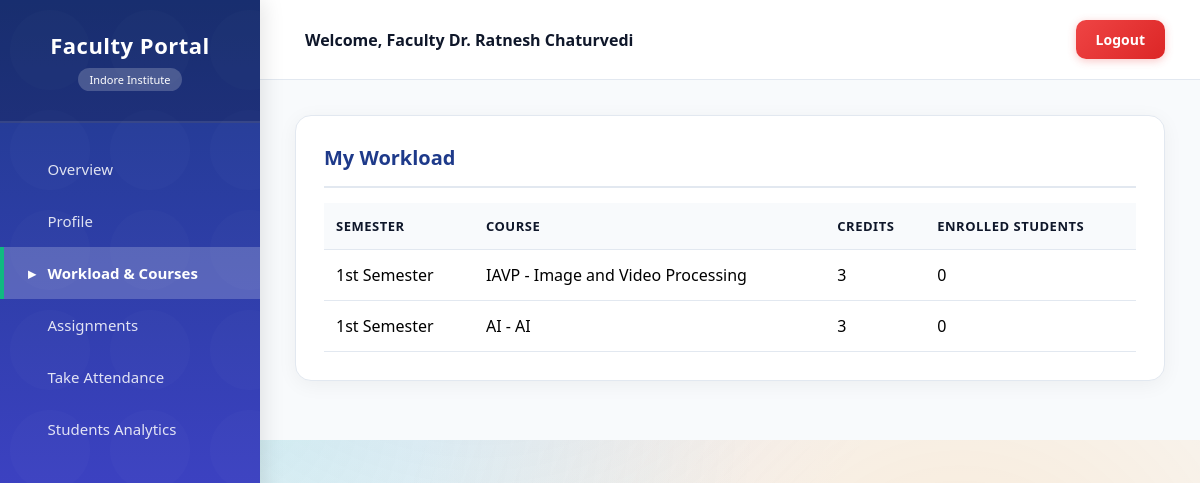
/faculty/dashboard/courses/, run on an earlier commit of the app's database.
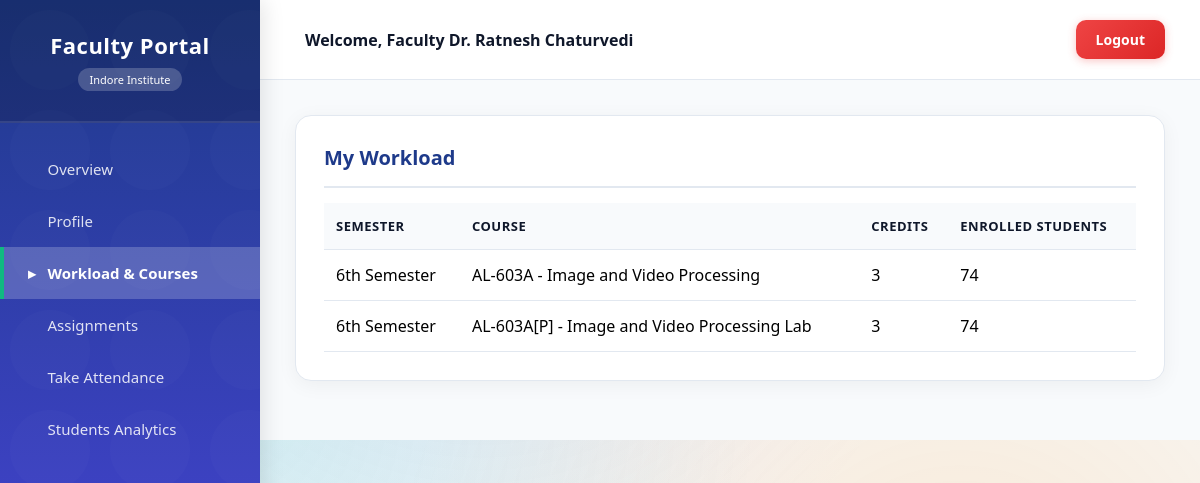
And on a later commit of the database.
### backend/faculty/models.py (models this page shows, shortened)
class FacultyProfile(models.Model):
    user = models.OneToOneField(User, on_delete=models.CASCADE, related_name='faculty_module_profile')
    department = models.ForeignKey(Department, on_delete=models.SET_NULL, null=True, related_name='faculties')
    designation = models.CharField(max_length=100, default="Assistant Professor")
    contact_number = models.CharField(max_length=20, null=True, blank=True)
    address = models.TextField(null=True, blank=True)
    date_joined = models.DateField(auto_now_add=True)

class FacultyCourseAssignment(models.Model):
    faculty = models.ForeignKey(FacultyProfile, on_delete=models.CASCADE, related_name='course_assignments')
    course = models.ForeignKey(Course, on_delete=models.CASCADE, related_name='assigned_faculties')
    semester = models.CharField(max_length=50, choices=SEMESTER_CHOICES)
    class Meta:
        unique_together = ('faculty', 'course', 'semester')
        verbose_name = 'Faculty Course Specialization'
        verbose_name_plural = 'Faculty Course Specializations'

### authentication/models.py (models this page shows, shortened)
class User(models.Model):
    ROLE_CHOICES = [
        ('student','Student'),
        ('faculty','Faculty'),
        ('admin','Admin')
    ]
    name = models.CharField(max_length=100)
    email = models.EmailField(unique=True)
    role = models.CharField(max_length=10, choices=ROLE_CHOICES)
    password = models.CharField(max_length=100, default="ADMIN")

### backend/student/models.py (models this page shows, shortened)
class Course(models.Model):
    name = models.CharField(max_length=200)
    code = models.CharField(max_length=50, unique=True)
    description = models.TextField(null=True, blank=True)
    credits = models.IntegerField(default=3)

### backend/faculty/views.py (the view)
# urls.py: path('dashboard/courses/', views.faculty_courses, name='faculty_courses'),
def faculty_courses(request):
    profile = get_faculty_profile(request)
    assignments = FacultyCourseAssignment.objects.filter(faculty=profile)
    workload_data = []
    for assignment in assignments:
        student_count = Enrollment.objects.filter(course=assignment.course).count()
        workload_data.append({
            'assignment': assignment,
            'student_count': student_count,
            'credits': assignment.course.credits
        })
    return render(request, "dashboards/faculty/courses.html", {"profile": profile, "workload_data": workload_data})

### backend/faculty/views.py (called while the page is built)
def get_faculty_profile(request):
    faculty_email = request.session.get('faculty_email')
    if faculty_email:
        return FacultyProfile.objects.filter(user__email=faculty_email).first()
    return FacultyProfile.objects.first() # Fallback for demo

### templates/dashboards/faculty/courses.html (shortened to what this page needs)
{% extends "dashboards/faculty/base.html" %}
{% block content %}
<div class="card">
    <h3>My Workload</h3>
    {% if workload_data %}
    <table>
        <thead>
            <tr>
                <th>Semester</th>
                <th>Course</th>
                <th>Credits</th>
                <th>Enrolled Students</th>
            </tr>
        </thead>
        <tbody>
            {% for item in workload_data %}
            <tr>
                <td>{{ item.assignment.semester }}</td>
                <td>{{ item.assignment.course.code }} - {{ item.assignment.course.name }}</td>
                <td>{{ item.credits }}</td>
                <td>{{ item.student_count }}</td>
            </tr>
            {% endfor %}
        </tbody>
    </table>
    {% else %}
    <p>No workload data available.</p>
    {% endif %}
</div>
{% endblock %}

### templates/dashboards/faculty/base.html (shortened to what this page needs)
<!DOCTYPE html>
<html lang="en">
<head>
    <link rel="stylesheet" href="/static/css/style.css">
</head>
<body>
    <div class="sidebar">
        <div class="sidebar-header">
            <h2>Faculty Portal</h2>
            <span class="portal-badge">Indore Institute</span>
        </div>
        <div class="nav-links">
            <a href="/faculty/dashboard/"
                class="nav-item {% if request.path  ==  '/faculty/dashboard/'  %}active{% endif %}">Overview</a>
            <a href="/faculty/dashboard/profile/"
                class="nav-item {% if '/profile/' in request.path %}active{% endif %}">Profile</a>
            <a href="/faculty/dashboard/courses/"
                class="nav-item {% if '/courses/' in request.path %}active{% endif %}">Workload & Courses</a>
            <a href="/faculty/dashboard/assignments/"
                class="nav-item {% if '/assignments/' in request.path %}active{% endif %}">Assignments</a>
            <a href="/faculty/dashboard/attendance/"
                class="nav-item {% if '/attendance/' in request.path %}active{% endif %}">Take Attendance</a>
            <a href="/faculty/dashboard/analytics/"
                class="nav-item {% if '/analytics/' in request.path %}active{% endif %}">Students Analytics</a>
        </div>
    </div>
    <div class="main-content">
        <div class="topbar">
            <div class="user-info">
                Welcome, Faculty {{ profile.user.name|default:"" }}
            </div>
            <a href="/auth/" class="btn-logout">Logout</a>
        </div>
        <div class="content-area">
            {% block content %}{% endblock %}
        </div>
    </div>
</body>
</html>

### static/css/style.css (style rules this page uses)
:root { --primary-blue: #0078D4; --primary-dark: #005A9E; --accent-teal: #00B7C3; --accent-orange: #FF8C00; --accent-purple: #8764B8; --success-green: #107C10; --warning-yellow: #FFB900; --error-red: #E81123; --neutral-gray: #605E5C; --light-gray: #F3F2F1; --white: #FFFFFF; }
* { margin: 0; padding: 0; box-sizing: border-box; }
body { font-family: 'Segoe UI', -apple-system, BlinkMacSystemFont, 'Roboto', 'Helvetica Neue', Arial, sans-serif; background: linear-gradient(135deg, #667eea 0%, #764ba2 100%); min-height: 100vh; position: relative; overflow-x: hidden; }
body::before { content: ''; position: fixed; top: 0; left: 0; width: 100%; height: 100%; background: radial-gradient(circle at 20% 50%, rgba(0, 183, 195, 0.15) 0%, transparent 50%), radial-gradient(circle at 80% 80%, rgba(255, 140, 0, 0.15) 0%, transparent 50%), radial-gradient(circle at 40% 20%, rgba(135, 100, 184, 0.15) 0%, transparent 50%); z-index: -1; animation: backgroundShift 20s ease infinite; }

### templates/dashboards/faculty/base.html (style rules this page uses)
body { margin: 0; padding: 0; font-family: 'Segoe UI', -apple-system, BlinkMacSystemFont, sans-serif; background: #F8FAFC; display: flex; min-height: 100vh; position: relative; }
.sidebar { width: 260px; background: linear-gradient(180deg, #1E3A8A 0%, #4F46E5 100%); color: white; display: flex; flex-direction: column; box-shadow: 4px 0 20px rgba(0, 0, 0, 0.1); position: relative; z-index: 10; }
.sidebar::before { content: ''; position: absolute; top: 0; left: 0; width: 100%; height: 100%; opacity: 0.5; }
.sidebar-header { padding: 30px 20px; text-align: center; background: rgba(0, 0, 0, 0.2); border-bottom: 2px solid rgba(255, 255, 255, 0.1); position: relative; }
.sidebar-header h2 { margin: 0; font-size: 22px; font-weight: 600; letter-spacing: 0.5px; }
.sidebar-header .portal-badge { display: inline-block; background: rgba(255, 255, 255, 0.2); padding: 4px 12px; border-radius: 12px; font-size: 11px; margin-top: 8px; font-weight: 500; }
.nav-links { list-style: none; padding: 20px 0; margin: 0; display: flex; flex-direction: column; flex-grow: 1; }
.nav-item { padding: 16px 24px; text-decoration: none; color: rgba(255, 255, 255, 0.85); transition: all 0.3s ease; display: flex; align-items: center; gap: 12px; font-size: 15px; font-weight: 500; border-left: 4px solid transparent; position: relative; }
.nav-item::before { content: '▸'; opacity: 0; transition: opacity 0.3s ease; }
.nav-item.active { background: rgba(255, 255, 255, 0.2); color: white; border-left-color: #10B981; font-weight: 600; }
.nav-item.active::before { opacity: 1; }
.main-content { flex-grow: 1; display: flex; flex-direction: column; position: relative; z-index: 1; }
.topbar { background: #FFFFFF; padding: 20px 35px; display: flex; justify-content: space-between; align-items: center; box-shadow: 0 2px 10px rgba(0, 0, 0, 0.05); border-bottom: 1px solid #E2E8F0; }
.user-info { font-weight: 600; color: #0F172A; font-size: 16px; display: flex; align-items: center; gap: 10px; }
.user-info::before { content: ''; font-size: 20px; }
.btn-logout { background: linear-gradient(135deg, #EF4444, #DC2626); color: white; border: none; padding: 10px 20px; border-radius: 10px; cursor: pointer; text-decoration: none; font-size: 14px; font-weight: 600; transition: all 0.25s ease; box-shadow: 0 2px 8px rgba(239, 68, 68, 0.3); }
.content-area { padding: 35px; overflow-y: auto; background: #F8FAFC; }
.card { background: #FFFFFF; border-radius: 16px; box-shadow: 0 4px 20px rgba(0, 0, 0, 0.05); padding: 28px; margin-bottom: 24px; border: 1px solid #E2E8F0; transition: all 0.25s ease; }
.card h3 { margin-top: 0; color: #1E3A8A; border-bottom: 2px solid #E2E8F0; padding-bottom: 15px; font-size: 20px; font-weight: 600; display: flex; align-items: center; gap: 10px; }
table { width: 100%; border-collapse: collapse; margin-top: 15px; }
table th, table td { padding: 14px 12px; text-align: left; border-bottom: 1px solid #E2E8F0; }
table th { background: #F8FAFC; color: #0F172A; font-weight: 600; font-size: 13px; text-transform: uppercase; letter-spacing: 0.5px; }

What changed in the data, as far as the page shows it:
removed FacultyCourseAssignment: assignment.semester "1st Semester", assignment.course.code "IAVP", assignment.course.name "Image and Video Processing", credits "3", student_count "0"
removed FacultyCourseAssignment: assignment.semester "1st Semester", assignment.course.code "AI", assignment.course.name "AI", credits "3", student_count "0"
added FacultyCourseAssignment: assignment.semester "6th Semester", assignment.course.code "AL-603A", assignment.course.name "Image and Video Processing", credits "3", student_count "74"
added FacultyCourseAssignment: assignment.semester "6th Semester", assignment.course.code "AL-603A[P]", assignment.course.name "Image and Video Processing Lab", credits "3", student_count "74"
